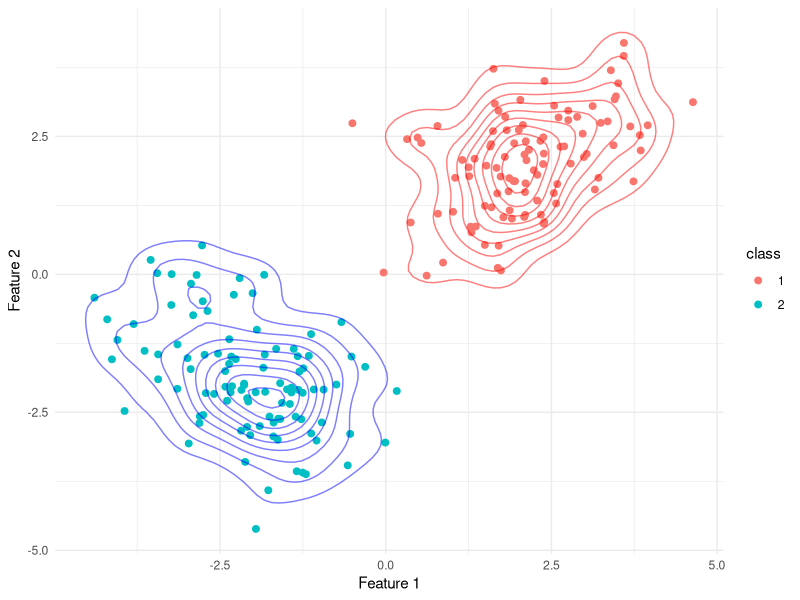
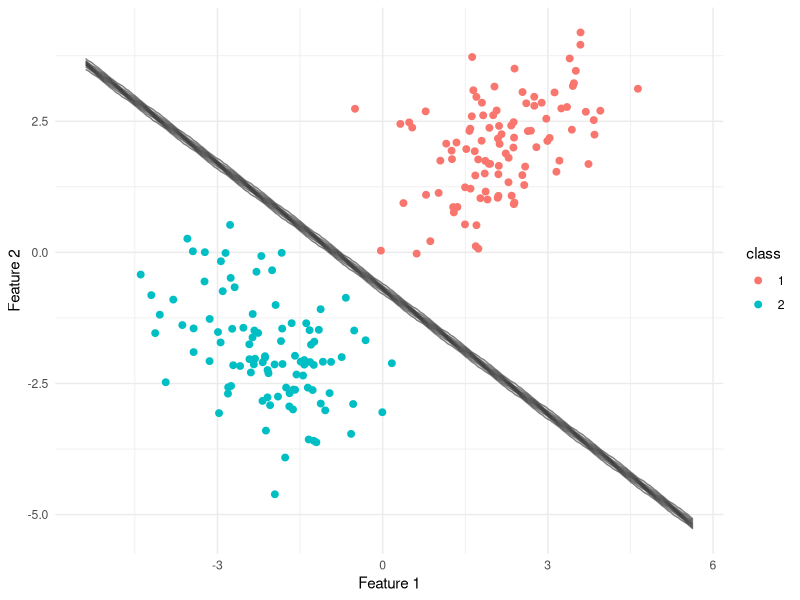
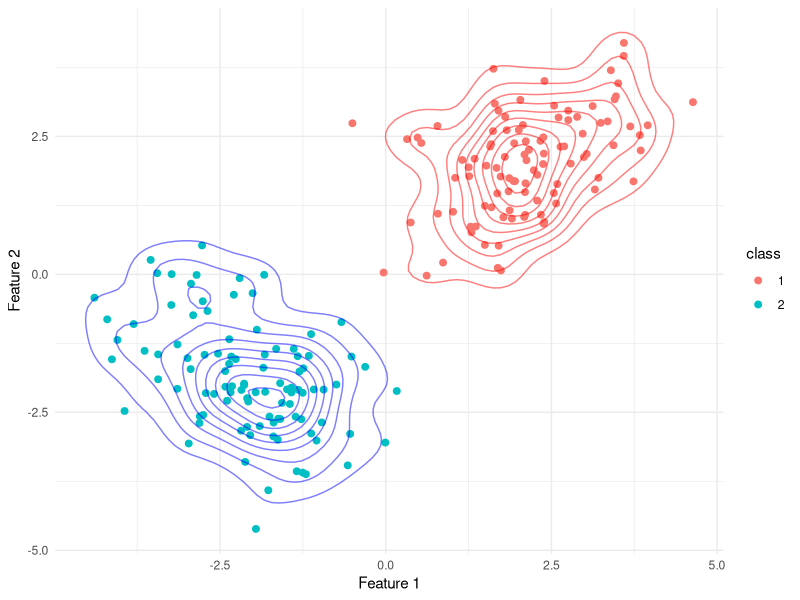
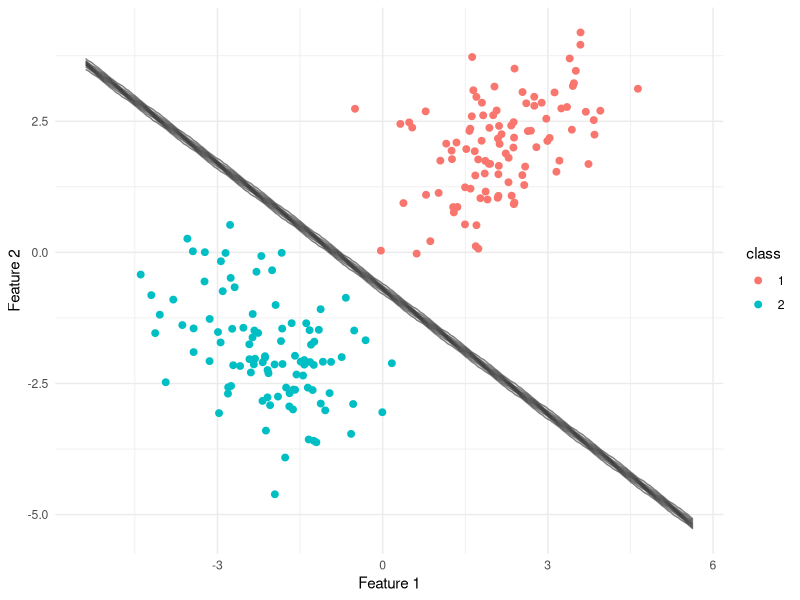

The R script that drew these images, in order:

library(ggplot2)
library(MASS)
set.seed(123)

# generate synthetic data for two classes (Gaussian distribution)
class1 <- mvrnorm(n = 100, mu = c(2, 2), Sigma = matrix(c(1, 0.5, 0.5, 1), ncol = 2))
class2 <- mvrnorm(n = 100, mu = c(-2, -2), Sigma = matrix(c(1, -0.5, -0.5, 1), ncol = 2))

# combine into a data frame
data <- data.frame(rbind(class1, class2))
data$class <- factor(rep(c(1, 2), each = 100))

# ----GENERATIVE APPROACH----

# generate grid for density estimation
x_range <- seq(min(data$X1) - 1, max(data$X1) + 1, length.out = 100)
y_range <- seq(min(data$X2) - 1, max(data$X2) + 1, length.out = 100)
grid <- expand.grid(X1 = x_range, X2 = y_range)

# fit Naive Bayes style Gaussian for each class (density estimation)
dens_class1 <- kde2d(class1[, 1], class1[, 2], n = 100, lims = c(range(x_range), range(y_range)))
dens_class2 <- kde2d(class2[, 1], class2[, 2], n = 100, lims = c(range(x_range), range(y_range)))

# converts densities to data frames for ggplot
dens_df1 <- data.frame(expand.grid(X1 = dens_class1$x, X2 = dens_class1$y), z = as.vector(dens_class1$z))
dens_df2 <- data.frame(expand.grid(X1 = dens_class2$x, X2 = dens_class2$y), z = as.vector(dens_class2$z))

# plot the data with Gaussian PDFs
p_generative <- ggplot(data, aes(x = X1, y = X2, color = class)) +
  geom_point(size = 2) +
  geom_contour(data = dens_df1, aes(x = X1, y = X2, z = z), color = "red", alpha = 0.5) +
  geom_contour(data = dens_df2, aes(x = X1, y = X2, z = z), color = "blue", alpha = 0.5) +
  labs(x = 'Feature 1', y = 'Feature 2') +
  theme_minimal()
print(p_generative)

# ----DISCRIMINANT APPROACH----

# fit a logistic regression model for the discriminant approach
logistic_model <- glm(class ~ X1 + X2, data = data, family = binomial)

# predict class probabilities on the grid
grid$pred_prob <- predict(logistic_model, newdata = grid, type = "response")
grid$pred_class <- ifelse(grid$pred_prob > 0.5, 1, 2)

p_discriminative <- ggplot(data, aes(x = X1, y = X2, color = class)) +
  geom_point(size = 2) +
  geom_contour(data = grid, aes(x = X1, y = X2, z = pred_prob), color = "black", alpha = 0.5) +
  labs(x = 'Feature 1', y = 'Feature 2') +
  theme_minimal()
print(p_discriminative)
 
# ----SAVE THE PLOTS----
ggsave("figure/approach_generative", plot = p_generative, width = 8, height = 8)
ggsave("figure/approach_discriminant", plot = p_discriminative, width = 8, height = 8)
